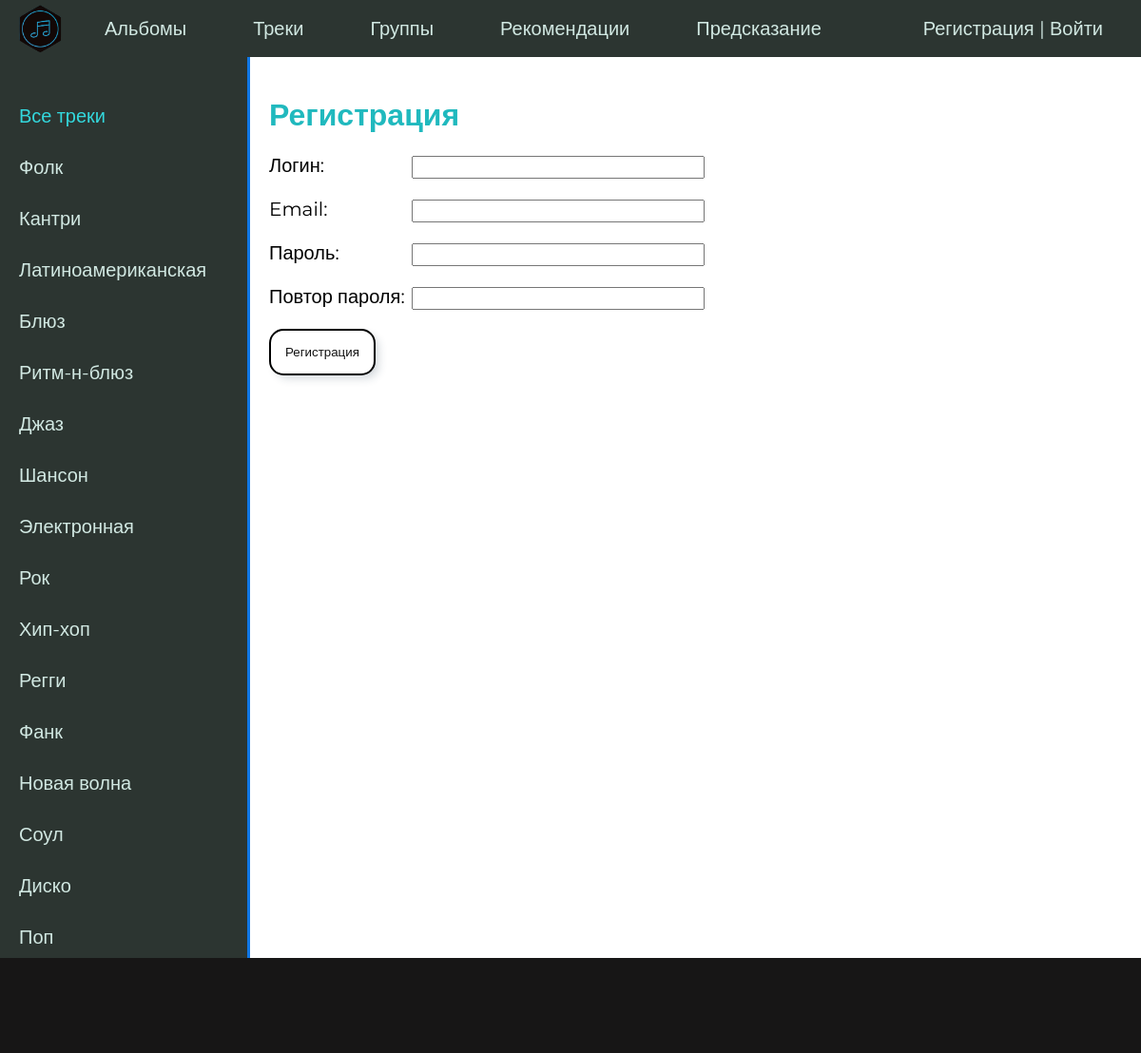
Screenshot of /register/ with the database file from the repository.
### music/models.py (models this page shows, shortened)
class Genre(models.Model):
    title = models.CharField(max_length=255)
    slug = models.SlugField(max_length=255, unique=True, db_index=True, verbose_name="URL")
    time_create = models.DateTimeField(auto_now_add=True)
    time_update = models.DateTimeField(auto_now=True)
    is_published = models.BooleanField(default=True)
    def get_absolute_url(self):
        return reverse('genre', kwargs={'genre_slug': self.slug})

### music/views.py (the view, shortened to what this page needs)
# urls.py: path('register/', RegisterUser.as_view(), name='register'),
class RegisterUser(DataMixin, CreateView):
    form_class = RegisterUserForm
    template_name = 'music/register.html'
    success_url = reverse_lazy('login')
    def get_context_data(self, *, object_list=None, **kwargs):
        context = super().get_context_data(**kwargs)
        c_def = self.get_user_context(title='Регистрация')
        return dict(list(context.items()) + list(c_def.items()))

### music/forms.py
class RegisterUserForm(UserCreationForm):
    username = forms.CharField(label='Логин', widget=forms.TextInput(attrs={'class': 'form-input'}))
    email = forms.EmailField(label='Email', widget=forms.EmailInput(attrs={'class': 'form-input'}))
    password1 = forms.CharField(label='Пароль', widget=forms.PasswordInput(attrs={'class': 'form-input'}))
    password2 = forms.CharField(label='Повтор пароля', widget=forms.PasswordInput(attrs={'class': 'form-input'}))
    class Meta:
        model = User
        fields = ('username', 'email', 'password1', 'password2')

### music/templatetags/music_tags.py (called while the page is built)
@register.simple_tag(name='getgen')
def get_genres():
    return Genre.objects.all()

### music/utils.py (called while the page is built)
        def get_user_context(self, **kwargs):
                context = kwargs
                genres = Genre.objects.all()
                user_menu = menu.copy()
                if not self.request.user.is_authenticated:
                        user_menu.pop(5)
                context['menu'] = user_menu
                context['genres'] = genres
                if 'gen_selected' not in context:
                        context['gen_selected'] = 0
                return context

### music/templates/music/register.html (shortened to what this page needs)
{% extends 'music/base.html' %}
{% block content %}
<h1>{{title}}</h1>
<form method="post">
    {% for f in form %}
    <p><label class="form-label" for="{{ f.id_for_label }}">{{f.label}}: </label>{{ f }}</p>
    {% endfor %}
    <button type="submit">Регистрация</button>
</form>
{% endblock %}

### music/templates/music/base.html (shortened to what this page needs)
{% load static %}
{% load music_tags %}
<!DOCTYPE html>
<html>
<head>
	<link type="text/css" href="{% static 'music/css/style.css' %}" rel="stylesheet" />
</head>
<body>
<table class="table-page" border=0 cellpadding="0" cellspacing="0">
<tr><td valign=top>
{% block mainmenu %}
		<div class="header">
			<ul id="mainmenu" class="mainmenu">
			<li class="logo"><a href="{% url 'home' %}"><div class="logo"></div></a></li>
{% for m in menu %}
			<li><a href="{% url m.url_name %}">{{m.title}}</a></li>
{% endfor %}
			{% if request.user.is_authenticated %}
			<li class="last">{{user.username}} | <a href="{% url 'logout' %}">Выйти</a></li>
			{% else %}
			<li class="last"><a href="{% url 'register' %}">Регистрация</a> | <a href="{% url 'login' %}">Войти</a></li>
			{% endif %}
			</ul>
		</div>
{% endblock mainmenu %}
<table class="table-content" border=0 cellpadding="0" cellspacing="0">
<tr>
	<td valign="top" class="left-chapters">
		{% getgen as genres %}
	<ul id="leftchapters">
		{% if gen_selected == 0 %}
			<li class="selected">Все треки</li>
		{% else %}
			<li><a href="{% url 'tracks' %}">Все треки</a></li>
		{% endif %}
		{% for gen in genres %}
    			{% if gen.pk == gen_selected %}
        			<li class="selected">{{gen.title}}</li>
    			{% else %}
        			<li><a href="{{ gen.get_absolute_url }}">{{gen.title}}</a></li>
    			{% endif %}
		{% endfor %}
	</ul>
</td>
<td valign="top" class="content">
	<div class="content-text">
{% block content %}
{% endblock %}
	</div>
</td></tr></table>
</td></tr>
</td></tr></table>
</body>
<footer>
	<div id="footer">
	</div>
</footer>
</html>

### music/static/music/css/style.css (style rules this page uses)
html, body { font-family: 'Montserrat', sans-serif; margin: 0; padding: 0; height: 100%; width: 100%; color: #1077e6; background: #696969; }
a { color: #1077e6; text-decoration: none; }
.table-page { width: 100%; height: 100%; vertical-align: top; }
.table-page tr { height: 100%; }
.header { background: #2C3531; height: 60px; }
.logo { background: url('../images/logo.png') no-repeat 15px; background-size: 70%; width: 80px; height: 60px; }
ul.mainmenu { list-style: none; margin: 0; padding: 0; height: 60px; color: #D1E8E2; font-size: 20px; overflow: hidden; }
button { border-radius:15px; border:none; padding:15px; color: #121212; background:white; box-shadow: 5px 5px 10px -2px rgba(34, 60, 80, 0.2); border: 2px solid black; }
ul.mainmenu li { float: left; margin: 18px 40px 0 30px; }
ul.mainmenu li.logo { margin: 0; }
ul.mainmenu li.last { float: right; }
ul.mainmenu li a { color: #D1E8E2; text-decoration: none; }
.table-content { width: 100%; min-height: 100%; height: 100%; overflow-y: scroll; }
.left-chapters { margin: 0; background: #2C3531; border-right: 3px solid #1077e6; min-height: 100%; overflow: auto; }
.left-chapters ul { width: 230px; margin: 0; padding: 20px 10px 10px 20px; list-style: none; font-size: 20px; }
.left-chapters ul li { margin: 30px 0 0 0; color: #D1E8E2; }
.left-chapters ul li.selected { color: #33d8dd; }
.left-chapters ul li a { color: #D1E8E2; text-decoration: none; }
.content { padding: 20px 40px 20px 20px; width: 100%; box-sizing: border-box; background: white; position: relative; }
.content-text { color: black; font-size: 20px; font-family: 'Montserrat', sans-serif; }
.content-text h1 { font-size: 32px; color: #20b9be }
#footer { box-sizing: border-box; background: #171616;; padding: 5px; color: #aaa; font-size: 14px; font-family: 'Montserrat', sans-serif; text-align: left; overflow: hidden; height: 100px; }
.form-input { width: 300px; font-size: 16px; }
.form-label { display: inline-block; min-width: 150px; vertical-align: top; }
li { list-style-type: none; }

### rows the page displays
Genre: title "Фолк"
Genre: title "Кантри"
Genre: title "Латиноамериканская"
Genre: title "Блюз"
Genre: title "Ритм-н-блюз"
Genre: title "Джаз"
Genre: title "Шансон"
Genre: title "Электронная"
Genre: title "Рок"
Genre: title "Хип-хоп"
Genre: title "Регги"
Genre: title "Фанк"
Genre: title "Новая волна"
Genre: title "Соул"
Genre: title "Диско"
Genre: title "Поп"

### other values shown
{{ m.title }} "Альбомы" "Треки" "Группы" "Рекомендации" "Предсказание"
{{ title }} "Регистрация"
{{ f.label }} "Логин" "Email" "Пароль" "Повтор пароля"
